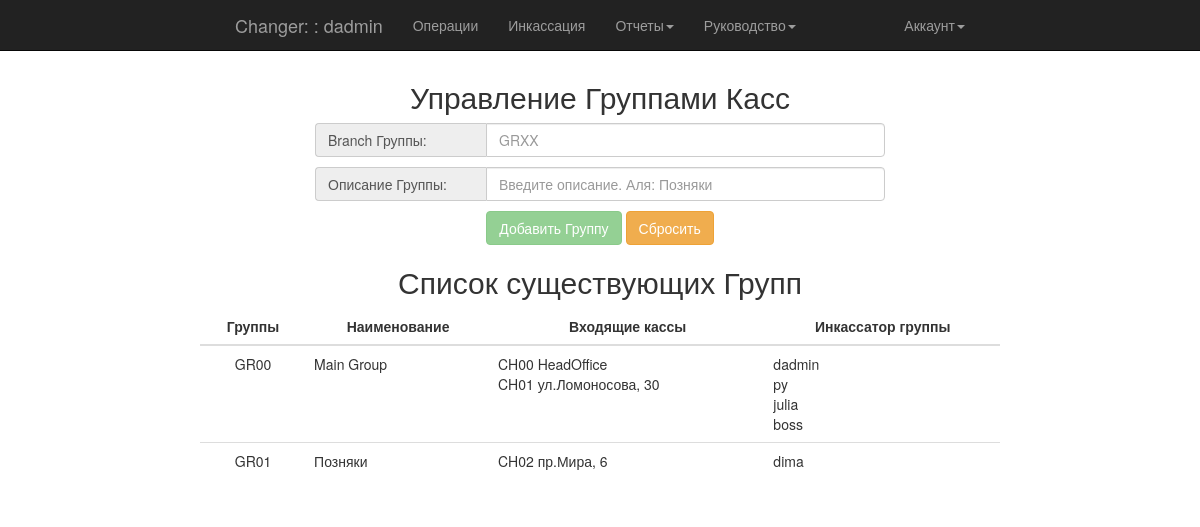
Page /admin/add_group (signed in) on the committed database.
### app/models.py (models this page shows, shortened)
class User(UserMixin, db.Model):
    __tablename__ = 'users'
    id = db.Column(db.Integer, primary_key=True)
    username = db.Column(db.String(64), unique=True, index=True)
    password_hash = db.Column(db.String(128))
    member_since = db.Column(db.DateTime(), default=datetime.utcnow)
    last_seen = db.Column(db.DateTime(), default=datetime.utcnow)
    status = db.Column(db.Boolean, default=True)
    role_id = db.Column(db.Integer, db.ForeignKey('roles.id'))
    role = db.relationship('Role', backref='user')
    cash_id = db.Column(db.Integer, db.ForeignKey('cashes.id'))
    cash = db.relationship('Cashes', backref='user')
    group_id = db.Column(db.Integer, db.ForeignKey('group_cashes.id'), default=1)
    group = db.relationship('GroupOfCashes', backref='user')
    deals = db.relationship('Deals', backref='user', lazy='dynamic')
    transactions = db.relationship('Transaction', backref='user', lazy='dynamic')
    collections = db.relationship('Collections', backref='user')
    def can(self, permissions):
        return self.role is not None and (self.role.permissions & permissions) == permissions
    @property
    def password(self):
        raise "Password isn't readable attribute"

class GroupOfCashes(db.Model):
    __tablename__ = 'group_cashes'
    id = db.Column(db.Integer, primary_key=True)
    group_branch = db.Column(db.String(8), unique=True)
    group_description = db.Column(db.String(64))
    main = db.Column(db.Boolean, default=False)

class Cashes(db.Model):
    __tablename__ = 'cashes'
    id = db.Column(db.Integer, primary_key=True)
    branch = db.Column(db.String(8))
    address = db.Column(db.String(64))
    member_since = db.Column(db.DateTime(), default=datetime.utcnow)
    status = db.Column(db.Boolean, default=True)
    group_id = db.Column(db.Integer, db.ForeignKey('group_cashes.id'))
    group = db.relationship('GroupOfCashes', backref='cash')
    deals = db.relationship('Deals', backref='cash', lazy='dynamic')
    collections = db.relationship('Collections', backref='cash')
    transactions = db.relationship('Transaction', backref='cash')

### app/admin/views.py (the view, shortened to what this page needs)
@admin.route('/add_group', methods=['GET', 'POST'])
@login_required
@admin_required
def add_group():
    list_group = []
    groups = GroupOfCashes.query.order_by('group_branch').all()
    for g in groups:
        cashes = Cashes.query.filter_by(group=g).all()
        collectors = User.query.filter_by(group=g).all()
        list_group.append((g, cashes, collectors))
    return render_template('admin/add_group.html', list_group=list_group)

### app/main/__init__.py (called while the page is built)
@main.app_context_processor
def inject_permission():
    return dict(Permission=Permission)

### app/models.py (called while the page is built)
@login_manager.user_loader
def load_user(user_id):
    return User.query.get(int(user_id))

### app/templates/admin/add_group.html (shortened to what this page needs)
{% extends "base.html" %}
{% block content %}
    <div class="col-sm-6 col-sm-offset-3 loginpage">
        <p><h2 class="text-center">Управление Группами Касс</h2></p>
        <form method="post">
            <div class="input-group">
                <span class="input-group-addon">Branch Группы:</span>
                <input class="form-control" name="branch" placeholder="GRXX" type="text" required>
            </div>
            <div class="input-group" style="margin-top: 10px">
                <span class="input-group-addon">Описание Группы:</span>
                <input class="form-control" name="description" placeholder="Введите описание. Аля: Позняки" type="text" required>
            </div>
            <div class="row text-center" style="margin-top:10px">
                <button type="submit" class="btn btn-success" disabled>Добавить Группу</button>
                <button type="reset" class="btn btn-warning">Сбросить</button>
            </div>
        </form>
    </div>
    <div class="col-sm-8 col-sm-offset-2">
        <p><h2 class="text-center">Список существующих Групп</h2></p>
        <div class="row">
            <table class="table">
                <thead>
                <tr>
                    <th class="text-center">Группы</th>
                    <th class="text-center">Наименование</th>
                    <th class="text-center">Входящие кассы</th>
                    <th class="text-center">Инкассатор группы</th>
                </tr>
                </thead>
                <tbody>
                {% for g in list_group %}
                    <tr>
                        <td class="text-center">{{ g[0].group_branch }}</td>
                        <td>{{ g[0].group_description }}</td>
                        <td>
                            {% for i in g[1] %}
                                {% if not i.status %}
                                    <span style="text-decoration: line-through; color: #ff0000;">{{ i.branch }} {{ i.address }}</span><span>(closed)</span>
                                    <br>
                                {% else %}
                                    <span>{{ i.branch }} {{ i.address }}</span>
                                {% endif %}
                                <br>
                            {% endfor %}
                        </td>
                        <td>
                            {% if g[2] %}
                                {% for i in g[2] %}
                                    {{ i.username }}
                                    <br>
                                {% endfor %}
                            {% else %}
                                Отсутствует
                            {% endif %}</td>
                    </tr>
                {% endfor %}
                </tbody>
            </table>
        </div>
    </div>
{% endblock %}

### app/templates/base.html (shortened to what this page needs)
<!DOCTYPE html>
<html lang="en" {% block html_attribs %}{% endblock html_attribs %}>
{% block html %}
    <head>
        {% block head %}
            {% block styles %}
                <link rel="stylesheet" href="{{ url_for('static', filename='bootstrap.min.css') }}">
                <link rel="stylesheet" href="{{ url_for('static', filename='style.css') }}">
            {% endblock styles %}
        {% endblock head %}
    </head>
    <body>
    {% block body %}
        {% block navbar %}
            <nav class="navbar navbar-inverse navbar-fixed-top">
                <div class="container">
                    <div class="col-md-8 col-md-offset-2">
                        <div class="navbar-header">
                            {% if current_user.is_authenticated %}
                                <a class="navbar-brand" href="#">Changer: {{ current_user.cash.branch }}: {{ current_user.username }}</a>
                            {% else %}
                                <a class="navbar-brand" href="#">Changer</a>
                            {% endif %}
                        </div>
                        <div class="navbar-collapse collapse">
                            <ul class="nav navbar-nav">
                                {% if current_user.is_authenticated %}
                                    {% if current_user.can(Permission.MAKE_OPERATION) %}
                                        <li><a href="{{ url_for('main.index') }}">Операции</a></li>
                                        <li><a href="{{ url_for('main.collections') }}">Инкассация</a></li>
                                        <li class="dropdown">
                                            <a href="#" class="dropdown-toggle" data-toggle="dropdown">Отчеты<b class="caret"></b></a>
                                        </li>
                                    {% endif %}
                                    {% if current_user.can(Permission.SHOW_STATUS) %}
                                        <li class="dropdown">
                                        <a href="#" class="dropdown-toggle" data-toggle="dropdown">Руководство<b class="caret"></b></a>
                                    </li>
                                    {% endif %}
                                {% endif %}
                            </ul>
                            <ul class="nav navbar-nav navbar-right">
                                {% if current_user.is_authenticated %}
                                    <li class="dropdown">
                                        <a href="#" class="dropdown-toggle" data-toggle="dropdown">Аккаунт<b class="caret"></b></a>
                                    </li>
                                {% else %}
                                    <li><a href="{{ url_for('auth.login') }}">Войти</a></li>
                                {% endif %}
                            </ul>
                        </div>
                    </div>
                </div>
            </nav>
        {% endblock navbar %}
        {% block content %}
        {% endblock content %}
    {% endblock body %}
    </body>
{% endblock html %}
</html>

### app/static/style.css (style rules this page uses)
.loginpage { margin-top: 60px; }
.input-group-addon:first-child { width: 30%; border-right: 0px none; text-align: left; }
.input-group { position: relative; display: table; border-collapse: separate; width: 100%; }

### rows in the picture
User: username "dadmin"
GroupOfCashes: group_branch "GR00", group_description "Main Group"
Cashes: branch "CH00", address "HeadOffice"
Cashes: branch "CH01", address "ул.Ломоносова, 30"
User: username "py"
User: username "julia"
User: username "boss"
GroupOfCashes: group_branch "GR01", group_description "Позняки"
Cashes: branch "CH02", address "пр.Мира, 6"
User: username "dima"
